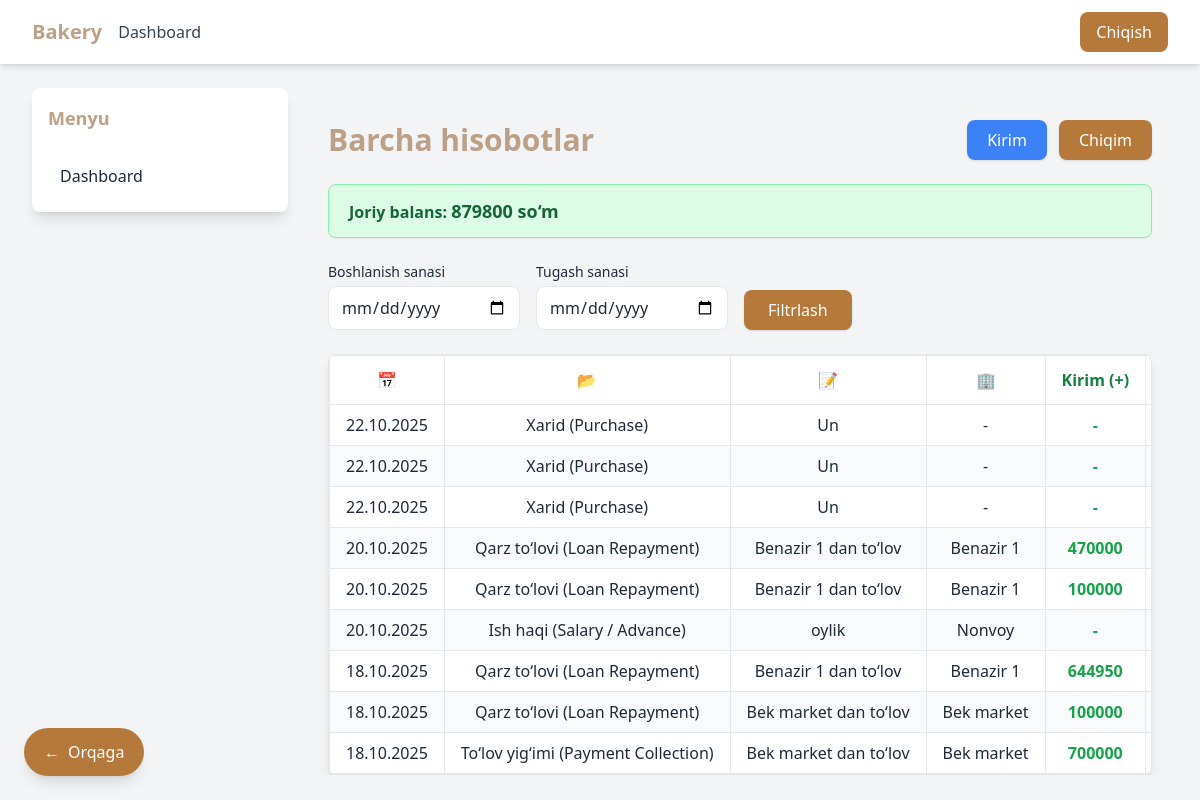
Page /reports/all/ on the committed database.
### reports/models.py (models this page shows, shortened)
class BakeryBalance(models.Model):
    amount = models.DecimalField(max_digits=15, decimal_places=2, default=0)
    updated_at = models.DateTimeField(auto_now=True)
    @classmethod
    def get_instance(cls):
        obj, _ = cls.objects.get_or_create(id=1, defaults={"amount": Decimal("0.00")})
        return obj

class Purchase(models.Model):
    category = models.ForeignKey(Category, on_delete=models.CASCADE, null=True, blank=True)
    item_name = models.CharField(max_length=255, verbose_name="Nomi")
    unit_price = models.DecimalField(max_digits=12, decimal_places=2, verbose_name="Narxi (so‘mda)")
    purchase_date = models.DateField(default=timezone.now, verbose_name="Sana")
    notes = models.TextField(blank=True, null=True, verbose_name="Izoh")
    created_at = models.DateTimeField(auto_now_add=True)
    class Meta:
        ordering = ["-purchase_date"]
        verbose_name = "Xarid"
        verbose_name_plural = "Xaridlar"

### shops/models.py (models this page shows, shortened)
class Shop(models.Model):
    name = models.CharField(max_length=200)
    owner_name = models.CharField(max_length=150, blank=True, null=True)
    phone = models.CharField(max_length=20, blank=True, null=True)
    address = models.TextField(blank=True, null=True)
    region = models.ForeignKey(Region, on_delete=models.CASCADE, related_name="shops")
    loan_balance = models.DecimalField(
        max_digits=10, decimal_places=2, default=0,
        help_text="Shop’s outstanding debt (qarzdorlik)"
    )
    class Meta:
        verbose_name = "Do‘kon"
        verbose_name_plural = "Do‘konlar"

### dashboard/models.py (models this page shows, shortened)
class LoanRepayment(models.Model):
    shop = models.ForeignKey(Shop, on_delete=models.CASCADE)
    amount = models.DecimalField(max_digits=12, decimal_places=2)
    date = models.DateTimeField(auto_now_add=True)

class Payment(models.Model):
    PAYMENT_TYPE_CHOICES = [
        ("collection", "Collection (driver)"),
        ("repayment", "Loan Repayment"),
        ("other", "Other"),
    ]
    order = models.ForeignKey("orders.Order", null=True, blank=True, on_delete=models.SET_NULL)
    shop = models.ForeignKey("shops.Shop", null=True, blank=True, on_delete=models.SET_NULL)
    amount = models.DecimalField(max_digits=12, decimal_places=2)
    payment_type = models.CharField(max_length=20, choices=PAYMENT_TYPE_CHOICES, default="collection")
    collected_by = models.ForeignKey(settings.AUTH_USER_MODEL, null=True, blank=True, on_delete=models.SET_NULL)
    notes = models.TextField(blank=True, null=True)
    date = models.DateTimeField(auto_now_add=True)

### users/models.py (models this page shows, shortened)
class User(AbstractUser):
    ROLE_CHOICES = [
        ("manager", "Manager"),
        ("driver", "Driver"),
        ("viewer", "Viewer"),
        ("nonvoy", "Nonvoy")
    ]
    role = models.CharField(max_length=20, choices=ROLE_CHOICES, default="manager")

### reports/views.py (the view)
# urls.py: path('all/', views.all_reports, name='all_reports'),
def all_reports(request):
    start_date = request.GET.get("start_date")
    end_date = request.GET.get("end_date")
    purchases = Purchase.objects.all()
    repayments = LoanRepayment.objects.all()
    payments = Payment.objects.filter(payment_type="collection")
    salary_payments = SalaryPayment.objects.all()
    if start_date:
        purchases = purchases.filter(purchase_date__gte=start_date)
        repayments = repayments.filter(date__gte=start_date)
        payments = payments.filter(date__gte=start_date)
        salary_payments = salary_payments.filter(created_at__date__gte=start_date)
    if end_date:
        purchases = purchases.filter(purchase_date__lte=end_date)
        repayments = repayments.filter(date__lte=end_date)
        payments = payments.filter(date__lte=end_date)
        salary_payments = salary_payments.filter(created_at__date__lte=end_date)
    reports = []
    for p in purchases:
        reports.append({
            "date": p.purchase_date,
            "category": "Xarid (Purchase)",
            "description": p.notes or p.item_name,
            "counterparty": "-",
            "income": None,
            "expense": p.unit_price or Decimal("0"),
        })
    for r in repayments:
        reports.append({
            "date": r.date,
            "category": "Qarz to‘lovi (Loan Repayment)",
            "description": f"{r.shop.name} dan to‘lov",
            "counterparty": r.shop.name,
            "income": r.amount or Decimal("0"),
            "expense": None,
        })
    for pay in payments:
        reports.append({
            "date": pay.date,
            "category": "To‘lov yig‘imi (Payment Collection)",
            "description": f"{pay.shop.name} dan to‘lov",
            "counterparty": pay.shop.name,
            "income": pay.amount or Decimal("0"),
            "expense": None,
        })
    for s in salary_payments:
        reports.append({
            "date": s.created_at.date(),
            "category": "Ish haqi (Salary / Advance)",
            "description": s.note or f"{s.user.get_full_name() if hasattr(s.user, 'get_full_name') else s.user.username} oylik",
            "counterparty": s.user.username,
            "income": None,
            "expense": s.amount,
        })
    for r in reports:
        if isinstance(r["date"], datetime):
            r["date"] = r["date"].date()
    reports.sort(key=lambda x: x["date"], reverse=True)
    current_balance = BakeryBalance.get_instance().amount
    return render(request, "reports/all_reports.html", {
        "reports": reports,
        "current_balance": current_balance,
    })

### reports/templates/reports/all_reports.html (shortened to what this page needs)
{% extends "base.html" %}
{% block content %}
<div class="container mx-auto px-4 mt-8">
    <div class="flex justify-between items-center mb-6">
        <h1 class="text-3xl font-bold text-primary flex items-center gap-2">
            Barcha hisobotlar
        </h1>
        <div class="flex gap-3">
            <a href="{% url 'dashboard:loan_repayment' %}"
               class="bg-blue-500 hover:bg-blue-600 text-white px-5 py-2 rounded-lg shadow transition flex items-center gap-2">
                Kirim
            </a>
            <a href="{% url 'reports:purchase_create' %}"
               class="bg-primary hover:bg-secondary text-white px-5 py-2 rounded-lg shadow transition flex items-center gap-2">
                Chiqim
            </a>
        </div>
    </div>
    <div class="bg-green-100 border border-green-300 text-green-800 px-5 py-3 rounded-lg mb-6 shadow-sm">
            <span class="font-semibold">Joriy balans:</span>
        <span class="text-lg font-bold">{{ current_balance|floatformat:0 }} so‘m</span>
    </div>
    <form method="get" class="mb-6 flex flex-wrap items-end gap-4">
        <div>
            <label class="block text-sm font-medium mb-1">Boshlanish sanasi</label>
            <input type="date" name="start_date" value="{{ request.GET.start_date }}"
                   class="border rounded-lg px-3 py-2 w-48 focus:ring-2 focus:ring-primary">
        </div>
        <div>
            <label class="block text-sm font-medium mb-1">Tugash sanasi</label>
            <input type="date" name="end_date" value="{{ request.GET.end_date }}"
                   class="border rounded-lg px-3 py-2 w-48 focus:ring-2 focus:ring-primary">
        </div>
        <div>
            <button type="submit"
                    class="bg-primary hover:bg-secondary text-white px-6 py-2 rounded-lg shadow transition">
                Filtrlash
            </button>
        </div>
    </form>
    <div class="overflow-x-auto bg-white shadow-lg rounded-lg border">
        <table class="w-full border-collapse text-sm md:text-base min-w-max">
            <thead class="bg-secondary text-gray-800 sticky top-0 z-10">
                <tr>
                    <th class="px-4 py-3 border text-center">📅</th>
                    <th class="px-4 py-3 border text-center">📂</th>
                    <th class="px-4 py-3 border text-center">📝</th>
                    <th class="px-4 py-3 border text-center">🏢</th>
                    <th class="px-4 py-3 border text-center text-green-700">Kirim (+)</th>
                    <th class="px-4 py-3 border text-center text-red-700">Chiqim (−)</th>
                </tr>
            </thead>
            <tbody>
                {% for r in reports %}
                <tr class="hover:bg-primary/10 even:bg-gray-50 transition">
                    <td class="px-4 py-2 border text-center whitespace-nowrap">{{ r.date|date:"d.m.Y" }}</td>
                    <td class="px-4 py-2 border text-center">{{ r.category }}</td>
                    <td class="px-4 py-2 border text-center">{{ r.description }}</td>
                    <td class="px-4 py-2 border text-center">{{ r.counterparty }}</td>
                    <td class="px-4 py-2 border text-center text-green-600 font-semibold">
                        {% if r.income %}{{ r.income|floatformat:0 }}{% else %}-{% endif %}
                    </td>
                    <td class="px-4 py-2 border text-center text-red-600 font-semibold">
                    </td>
                </tr>
                {% empty %}
                <tr>
                    <td colspan="6" class="text-center py-6 text-gray-500">
                        📭 Ma’lumotlar mavjud emas
                    </td>
                </tr>
                {% endfor %}
            </tbody>
        </table>
    </div>
</div>
{% endblock %}

### templates/base.html (style rules this page uses)
.bg-primary { background-color: #b5793b; }
.text-primary { color: #bea087; }
html { scroll-behavior: smooth; }
body { max-width: 100%; overflow-x: auto; }
body { padding-top: 64px; }

### rows in the picture
BakeryBalance: amount "879800"
Purchase: date "22.10.2025", description "Un"
Purchase: date "22.10.2025", description "Un"
Purchase: date "22.10.2025", description "Un"
Shop: counterparty "Benazir 1" "Benazir 1" "Benazir 1"
LoanRepayment: income "470000"
LoanRepayment: income "100000"
User: counterparty "Nonvoy"
LoanRepayment: income "644950"
Shop: counterparty "Bek market" "Bek market"
LoanRepayment: income "100000"
Payment: income "700000"

### other values in the picture
{{ r.category }} "Xarid (Purchase)" "Xarid (Purchase)" "Xarid (Purchase)" "Qarz to‘lovi (Loan Repayment)" "Qarz to‘lovi (Loan Repayment)" "Ish haqi (Salary / Advance)" "Qarz to‘lovi (Loan Repayment)" "Qarz to‘lovi (Loan Repayment)" "To‘lov yig‘imi (Payment Collection)"
{{ r.counterparty }} "-" "-" "-"
{{ r.date|date:"d.m.Y" }} "20.10.2025" "20.10.2025" "20.10.2025" "18.10.2025" "18.10.2025" "18.10.2025"
{{ r.description }} "Benazir 1 dan to‘lov" "Benazir 1 dan to‘lov" "oylik" "Benazir 1 dan to‘lov" "Bek market dan to‘lov" "Bek market dan to‘lov"
